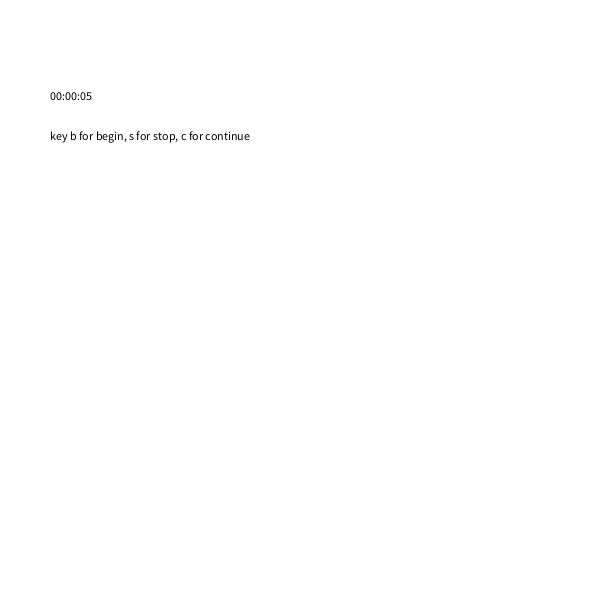
Frame 1 (no input)
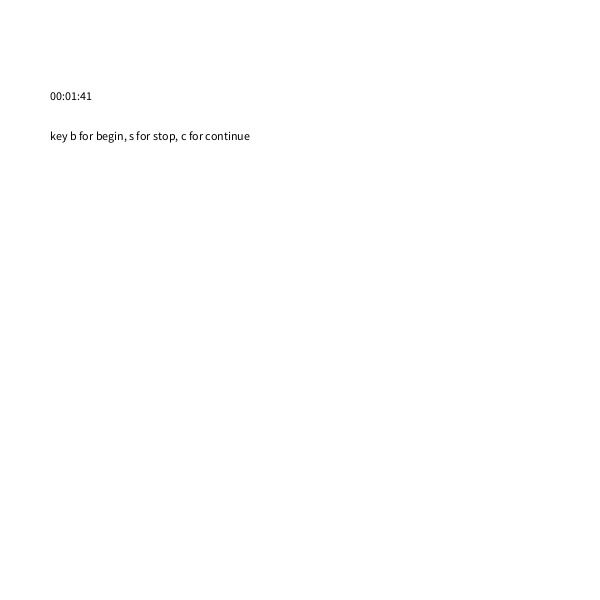
Frame 60 (the mouse pressed at the canvas centre just before this capture)
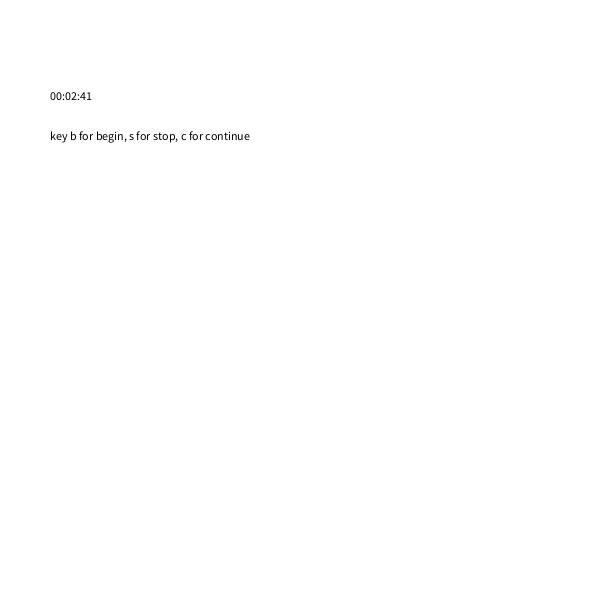
Frame 120 (the mouse held since frame 60 and released just before this capture)

The Processing sketch that drew these frames (run headless with seeded random() and noise(); from frame 60 on, the mouse is pressed at the canvas centre):

// Processing sketch: timer
// ── timer.pde
int timerStart = 0;
int offset;

int mill;
int minutes;
int seconds;
int hundredths;

boolean stopped = false;
boolean continued = false;

void setup(){
  
  size(600,600);
}


void draw(){
  background(255);
  
  if(!stopped) {
    mill=(millis()-timerStart);
    if(continued) mill += offset;
    
    seconds = mill / 1000;
    minutes = seconds / 60;
    seconds = seconds % 60;
    hundredths = mill / 10 % 100;
  }
  
  fill(0,0,0);
  text(nf(minutes,2,0)+":"+nf(seconds,2,0)+":"+nf(hundredths,2,0),50,100);
  text("key b for begin, s for stop, c for continue",50,140);
}

void keyPressed(){ // pause
  if(key=='s'){
    stopped = true;
  }
  if(key=='b'){ // reset
    stopped = false;
    continued = false;
    timerStart = millis();
  }
  if(key=='c'){ // continue
    stopped = false;
    continued = true;
    timerStart = millis();
    
    offset = mill;
  }
} 
